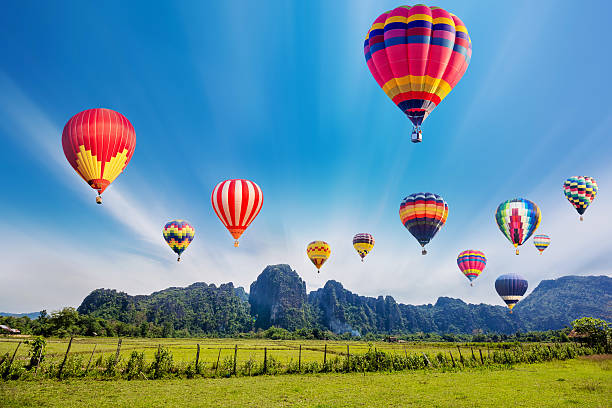
//> input picture COMP27112_VisualComputing/ex3/balloons.jpg, 612 x 408 px
$ ./threshold_interactive balloons.jpg   (built with g++ and OpenCV 4)
//> lines starting //> are read from the running program, lines starting //| are printed output that depends on the picture; after the words box and inside, x2 and y2 are one past the last pixel; in counts of white or black regions, pixels touching at a corner belong together
#include <stdio.h>
#include <opencv2/core/core.hpp>
#include <opencv2/imgcodecs.hpp>
#include <opencv2/highgui.hpp>
#include <opencv2/imgproc.hpp>

cv::Mat img;
cv::Mat out;

void thresh_onchange(int val, void* userdata) {
	// param 1 - input image
	// param 2 - output image
	// param 3 - threshold
	// param 4 - value to be mapped to
	// param 5 - type of threholding
	cv::threshold(img, out, val, 255, cv::THRESH_BINARY);
	cv::imshow("Result", out);
}

int main(int argc, char const *argv[]) {
	img = cv::imread(argv[1], cv::IMREAD_GRAYSCALE);
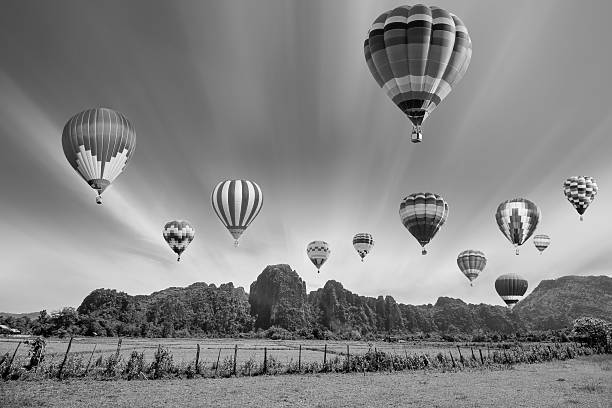
//> img: 408 rows x 612 cols, CV_8UC1; min 0, max 255, mean 133.9

	if (img.empty()) {
		printf("Failes to load image %s\n", argv[1]);
		return -1;
	}

	cv::namedWindow("Result", cv::WINDOW_NORMAL);

	// param 1 - name of value being varied
	// param 2 - window to attach the trackbar to
	// param 3 - address of a variable to receive the trackbar value
	// param 4 - maximum value
	// param 5 - a function that will be called whenever the trackbar is moved
	cv::createTrackbar("Threshold", "Result", NULL, 255, thresh_onchange);
//> slider 'Threshold' is set to 85

	thresh_onchange(0, NULL);
//> in thresh_onchange, `cv::threshold(img, out, val, 255, cv::THRESH_BINARY);`:
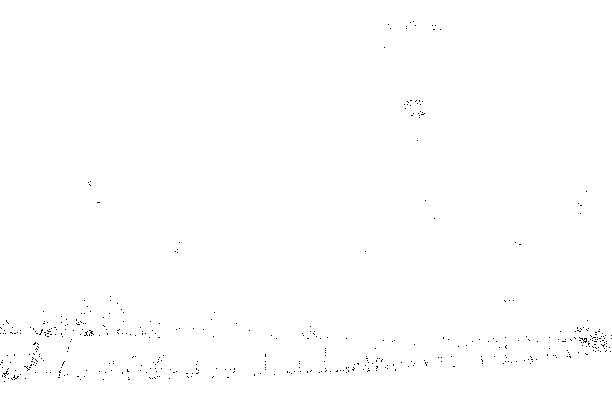
//> out: 408 rows x 612 cols, CV_8UC1; 99.7% white; black in thin lines or dots, all inside (x1, y1, x2, y2) = (0, 21, 612, 382)

	cv::waitKey(0);
//> call 2 of thresh_onchange, with val = 85
//> in thresh_onchange (call 2), `cv::threshold(img, out, val, 255, cv::THRESH_BINARY);`:
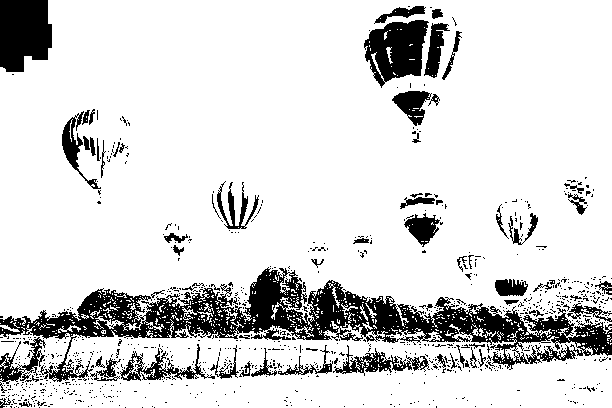
//> out: 408 rows x 612 cols, CV_8UC1; 84.8% white; 890 black regions (820 under 20 px), largest, box (x1, y1, x2, y2) and area: (0, 267, 612, 382) 18720, (0, 0, 52, 72) 3206, (364, 20, 429, 88) 2810

	return 0;
}

$ run again, on COMP27112_VisualComputing/ex3/frog_blood_cells.jpg
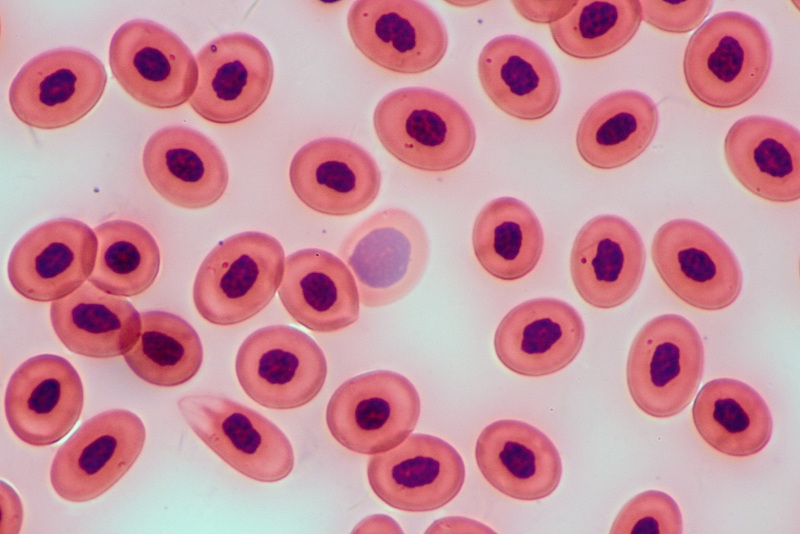
//> input picture COMP27112_VisualComputing/ex3/frog_blood_cells.jpg, 800 x 534 px
//> `img = cv::imread(argv[1], cv::IMREAD_GRAYSCALE);`:
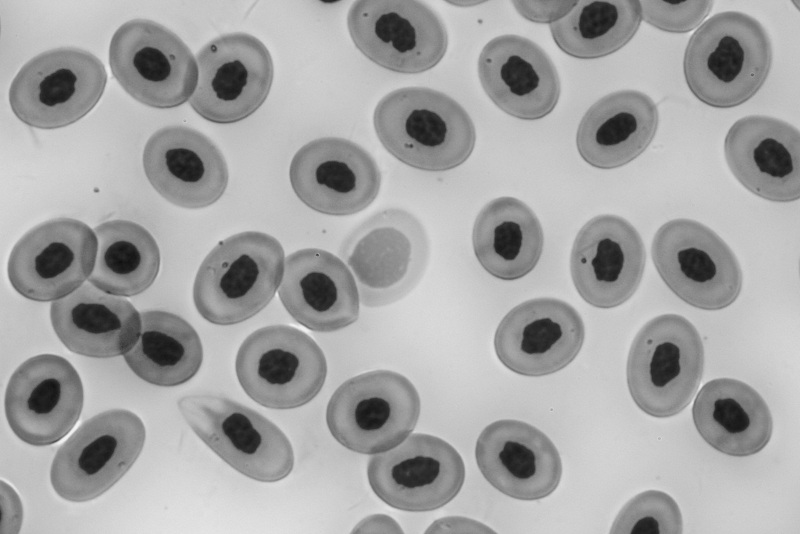
//> img: 534 rows x 800 cols, CV_8UC1; min 16, max 243, mean 165.3
//> out: 534 rows x 800 cols, CV_8UC1; every value is 255
//> in thresh_onchange (call 2), `cv::threshold(img, out, val, 255, cv::THRESH_BINARY);`:
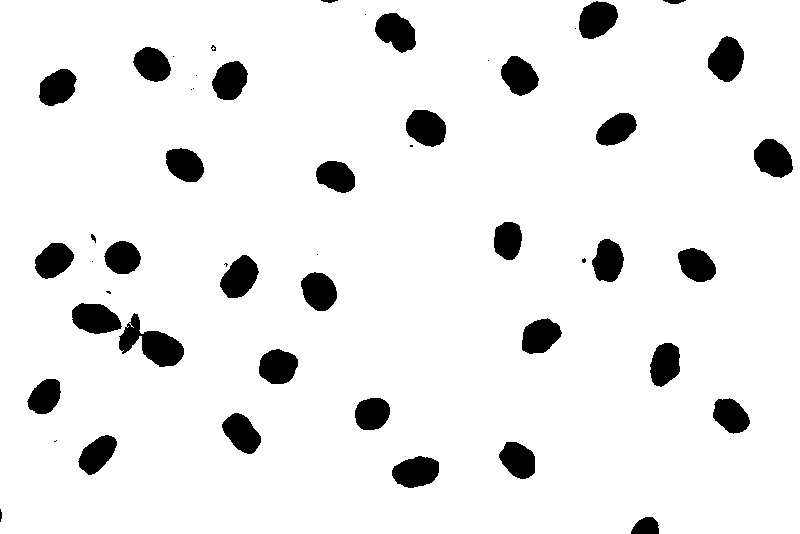
//> out: 534 rows x 800 cols, CV_8UC1; 92.4% white; 51 black regions (15 under 20 px), largest, box (x1, y1, x2, y2) and area: (119, 313, 184, 367) 1637, (708, 36, 744, 82) 1159, (72, 303, 122, 334) 1139

$ run again, on COMP27112_VisualComputing/ex3/woman.jpg
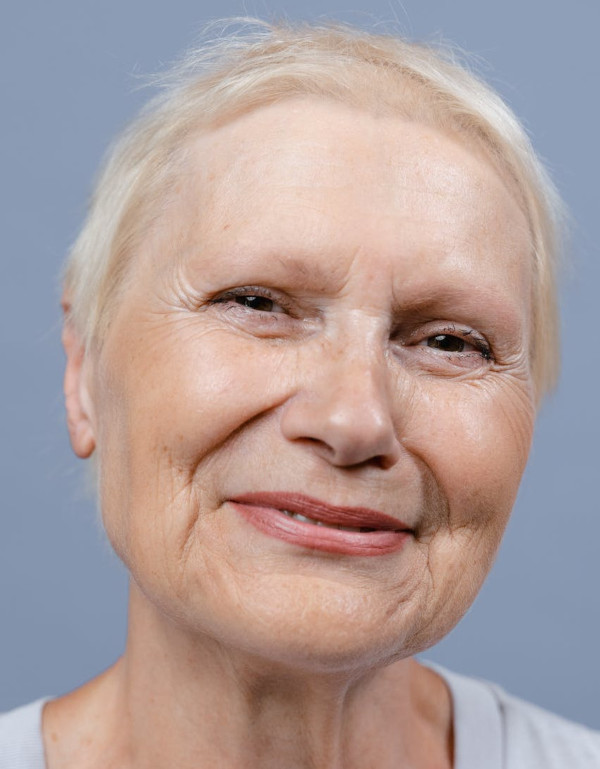
//> input picture COMP27112_VisualComputing/ex3/woman.jpg, 600 x 769 px
//> `img = cv::imread(argv[1], cv::IMREAD_GRAYSCALE);`:
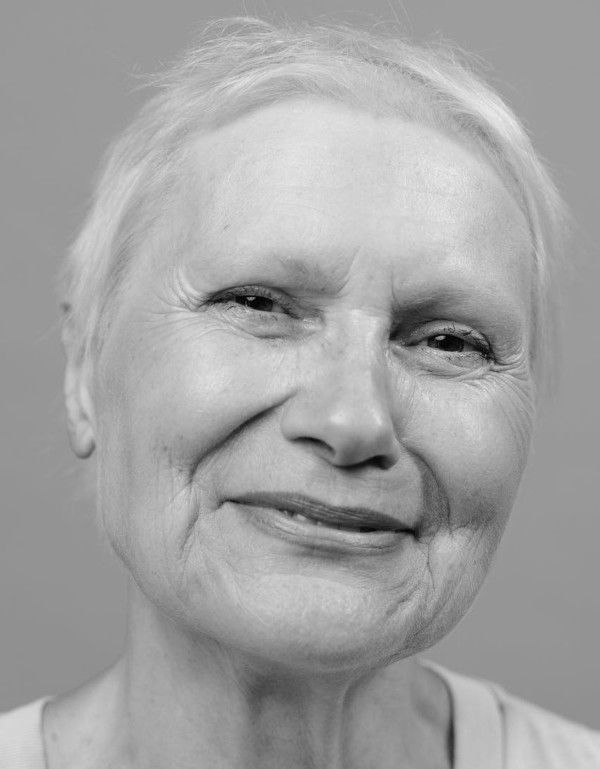
//> img: 769 rows x 600 cols, CV_8UC1; min 0, max 236, mean 162.9
//> out: 769 rows x 600 cols, CV_8UC1; 100% white; black in thin lines or dots, all inside (x1, y1, x2, y2) = (255, 299, 449, 343)
//> in thresh_onchange (call 2), `cv::threshold(img, out, val, 255, cv::THRESH_BINARY);`:
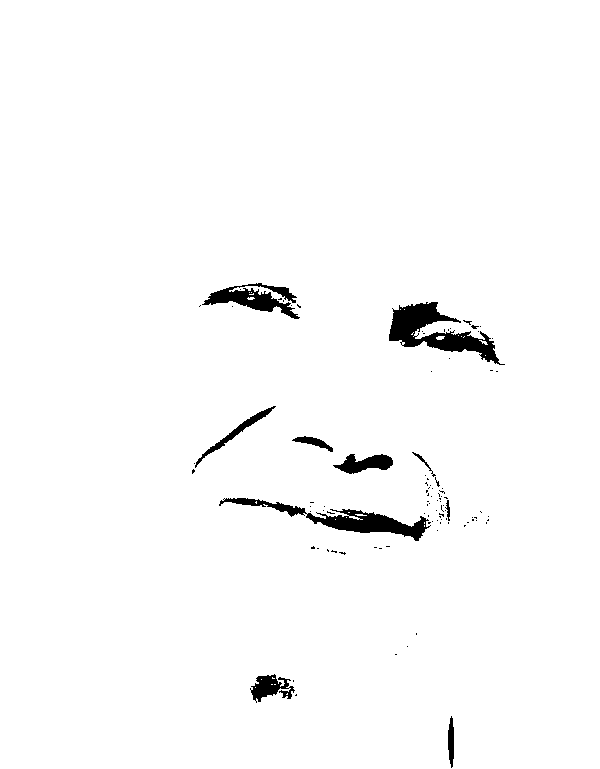
//> out: 769 rows x 600 cols, CV_8UC1; 98% white; 99 black regions (89 under 20 px), largest, box (x1, y1, x2, y2) and area: (389, 302, 505, 365) 2704, (219, 498, 431, 541) 2215, (202, 283, 300, 319) 1426
